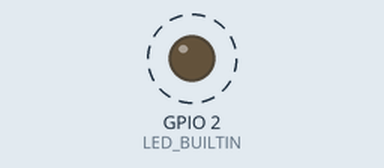
A sketch run on a simulated ESP32-S3. Shown: output pins drawn as LEDs (lit = HIGH). Dashed ring = blinking. What the sketch prints to the serial monitor is not drawn.

Above: at 0.6 s.
Timing chart, 0 to 3.0 s (numbered marks = the images above):
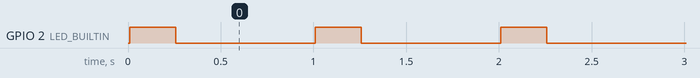

The sketch:

hello_waveshare_s3.ino
```cpp
// Minimal connectivity sketch for a Waveshare ESP32-S3 touch display board.
// It verifies upload, USB serial, flash size, and PSRAM availability.

#ifndef LED_BUILTIN
#define LED_BUILTIN 2
#endif

void setup() {
  pinMode(LED_BUILTIN, OUTPUT);

  Serial.begin(115200);
  unsigned long start = millis();
  while (!Serial && millis() - start < 3000) {
    delay(10);
  }

  Serial.println();
  Serial.println("Hello from Waveshare ESP32-S3 1.69inch Touch Display!");
  Serial.printf("Chip model: %s\n", ESP.getChipModel());
  Serial.printf("Chip revision: %u\n", ESP.getChipRevision());
  Serial.printf("Flash size: %u bytes\n", ESP.getFlashChipSize());
  Serial.printf("PSRAM size: %u bytes\n", ESP.getPsramSize());
  Serial.printf("Free heap: %u bytes\n", ESP.getFreeHeap());
}

void loop() {
  static unsigned long counter = 0;

  digitalWrite(LED_BUILTIN, HIGH);
  delay(250);
  digitalWrite(LED_BUILTIN, LOW);
  delay(750);

  Serial.printf("hello tick %lu, uptime %lu ms\n", counter++, millis());
}
```

Measured:
- by itself, GPIO 2 (LED_BUILTIN): alternates HIGH for 0.25 s and LOW for 0.75 s
